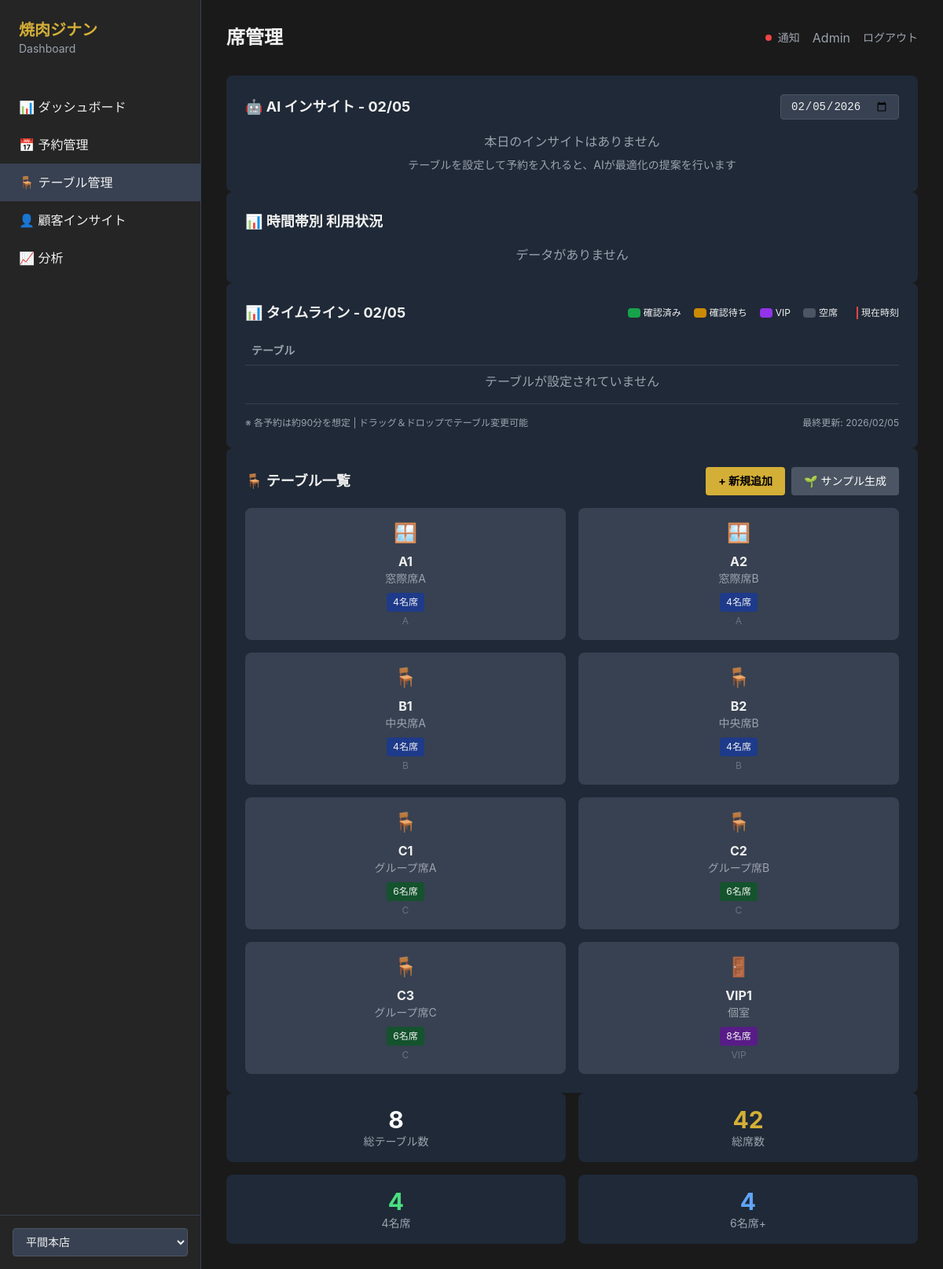
Before: /admin/tables with the older database file.
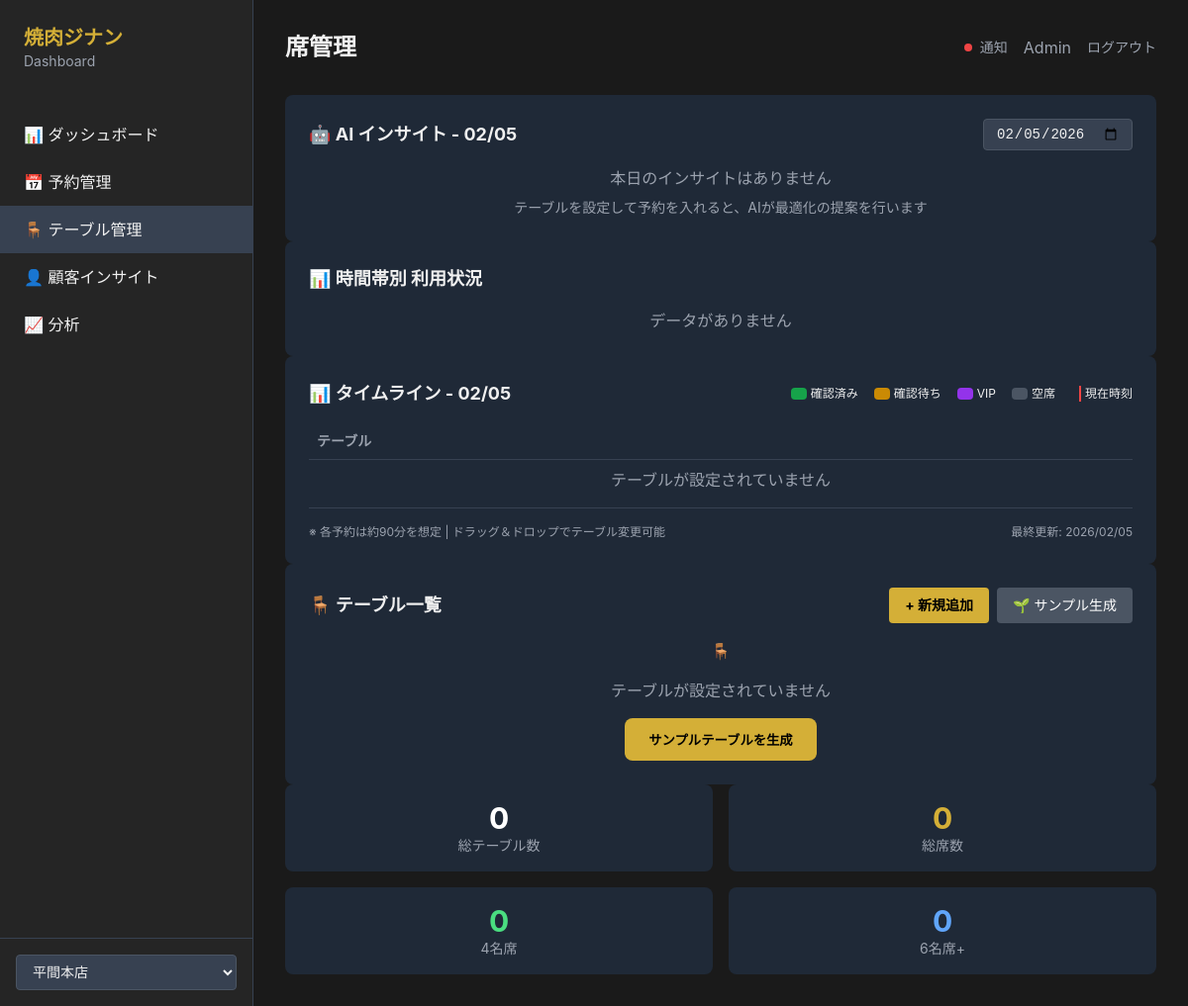
After: the same page with the newer database file.
### backend/app/models/table.py (models this page shows, shortened)
class Table(Base):
    __tablename__ = "tables"
    id = Column(String(36), primary_key=True, default=lambda: str(uuid.uuid4()))
    branch_code = Column(String(50), nullable=False, index=True)
    table_number = Column(String(10), nullable=False)  # "A1", "B2", "VIP1"
    name = Column(String(100))  # "窓際席", "個室A"
    min_capacity = Column(Integer, default=1)   # Tối thiểu 1 người
    max_capacity = Column(Integer, nullable=False)  # 4 hoặc 6 ghế
    table_type = Column(String(20), default=TableType.REGULAR.value)
    floor = Column(Integer, default=1)  # Tầng
    zone = Column(String(50))  # "A", "B", "VIP", "Window"
    has_window = Column(Boolean, default=False)      # Gần cửa sổ
    is_smoking = Column(Boolean, default=False)      # Khu hút thuốc
    is_wheelchair_accessible = Column(Boolean, default=True)
    has_baby_chair = Column(Boolean, default=False)  # Có ghế trẻ em
    status = Column(String(20), default=TableStatus.AVAILABLE.value)
    is_active = Column(Boolean, default=True)  # Bàn có hoạt động không
    priority = Column(Integer, default=0)  # Ưu tiên xếp khách (VIP = cao hơn)
    notes = Column(String(500))  # Ghi chú nội bộ
    created_at = Column(DateTime(timezone=True), server_default=func.now())
    updated_at = Column(DateTime(timezone=True), onupdate=func.now())

### backend/app/routers/dashboard.py (the view)
@router.get("/tables", response_class=HTMLResponse)
async def tables_management(
    request: Request,
    db: AsyncSession = Depends(get_db),
    branch_code: str = Query(default="jinan"),
    target_date: date = Query(default=None),
):
    from app.models.table import Table
    from app.services.table_optimization import TableOptimizationService
    if target_date is None:
        target_date = date.today()
    result = await db.execute(
        select(Table)
        .where(Table.branch_code == branch_code)
        .order_by(Table.zone, Table.table_number)
    )
    tables = result.scalars().all()
    tables_data = [
        {
            "id": t.id,
            "table_number": t.table_number,
            "name": t.name,
            "max_capacity": t.max_capacity,
            "table_type": t.table_type,
            "zone": t.zone,
            "status": t.status,
            "is_active": t.is_active,
            "features": {
                "has_window": t.has_window,
                "has_baby_chair": t.has_baby_chair,
            }
        }
        for t in tables
    ]
    insights = []
    slot_summaries = []
    gantt_data = {"tables": [], "time_slots": [], "unassigned_bookings": []}
    if tables:
        try:
            optimizer = TableOptimizationService(db, branch_code)
            insights_raw = await optimizer.generate_insights(target_date)
            insights = [
                {
                    "type": i.type,
                    "title": i.title,
                    "message": i.message,
                    "priority": i.priority,
                    "action": i.action,
                }
                for i in insights_raw
            ]
            summaries_raw = await optimizer.get_time_slot_summary(target_date)
            slot_summaries = [
                {
                    "time_slot": s.time_slot,
                    "total_tables": s.total_tables,
                    "available_tables": s.available_tables,
                    "utilization_rate": s.utilization_rate,
                }
                for s in summaries_raw
            ]
            gantt_data = await optimizer.get_gantt_data(target_date)
        except Exception as e:
            print(f"Error generating insights: {e}")
            import traceback
            traceback.print_exc()
    total_capacity = sum(t.max_capacity for t in tables)
    tables_4_seat = sum(1 for t in tables if t.max_capacity == 4)
    tables_6_seat = sum(1 for t in tables if t.max_capacity >= 6)
    return templates.TemplateResponse("dashboard/tables.html", {
        "request": request,
        "active": "tables",
        "tables": tables_data,
        "insights": insights,
        "slot_summaries": slot_summaries,
        "gantt_data": gantt_data,
        "target_date": target_date,
        "branch_code": branch_code,
        "total_tables": len(tables),
        "total_capacity": total_capacity,
        "tables_4_seat": tables_4_seat,
        "tables_6_seat": tables_6_seat,
    })

### backend/app/database.py (called while the page is built)
async def get_db():
    async with AsyncSessionLocal() as session:
        try:
            yield session
        finally:
            await session.close()

### dashboard/templates/dashboard/tables.html (shortened to what the changed rows need)
{% extends "base.html" %}
{% block header %}席管理{% endblock %}
{% block content %}
<div class="space-y-6">
    <div class="bg-gray-800 rounded-lg p-6">
        <div id="tables-container">
            {% if tables %}
            <div class="grid grid-cols-2 md:grid-cols-4 lg:grid-cols-6 gap-4">
                {% for table in tables %}
                <div class="bg-gray-700 rounded-lg p-4 text-center relative
                    {% if not table.is_active %}opacity-50{% endif %}"
                    hx-get="/admin/tables/{{ table.id }}"
                    hx-trigger="click"
                    hx-target="#table-detail-modal"
                    style="cursor: pointer;">
                    <div class="text-2xl mb-2">
                        {% if table.table_type == 'private' %}🚪
                        {% elif table.features.has_window %}🪟
                        {% else %}🪑{% endif %}
                    </div>
                    <div class="font-bold">{{ table.table_number }}</div>
                    <div class="text-sm text-gray-400">{{ table.name or '' }}</div>
                    <div class="text-xs mt-2 px-2 py-1 rounded inline-block
                        {% if table.max_capacity <= 4 %}bg-blue-900
                        {% elif table.max_capacity <= 6 %}bg-green-900
                        {% else %}bg-purple-900{% endif %}">
                        {{ table.max_capacity }}名席
                    </div>
                    <div class="text-xs text-gray-500 mt-1">{{ table.zone or 'ゾーン未設定' }}</div>
                </div>
                {% endfor %}
            </div>
            {% else %}
            <div class="text-center py-8">
                <div class="text-6xl mb-4">🪑</div>
                <p class="text-gray-400 mb-4">テーブルが設定されていません</p>
                <button hx-post="/admin/tables/seed?branch_code={{ branch_code }}"
                        hx-target="#tables-container"
                        hx-swap="innerHTML"
                        class="px-6 py-3 bg-gold text-black rounded-lg font-bold hover:bg-yellow-500">
                    サンプルテーブルを生成
                </button>
            </div>
            {% endif %}
        </div>
    </div>
    <div class="grid grid-cols-2 md:grid-cols-4 gap-4">
        <div class="bg-gray-800 rounded-lg p-4 text-center">
            <div class="text-3xl font-bold text-white">{{ total_tables }}</div>
            <div class="text-sm text-gray-400">総テーブル数</div>
        </div>
        <div class="bg-gray-800 rounded-lg p-4 text-center">
            <div class="text-3xl font-bold text-gold">{{ total_capacity }}</div>
            <div class="text-sm text-gray-400">総席数</div>
        </div>
        <div class="bg-gray-800 rounded-lg p-4 text-center">
            <div class="text-3xl font-bold text-green-400">{{ tables_4_seat }}</div>
            <div class="text-sm text-gray-400">4名席</div>
        </div>
        <div class="bg-gray-800 rounded-lg p-4 text-center">
            <div class="text-3xl font-bold text-blue-400">{{ tables_6_seat }}</div>
            <div class="text-sm text-gray-400">6名席+</div>
        </div>
    </div>
</div>
{% endblock %}

Changed rows visible on the page:
removed Table: table_number "A1", name "窓際席A", max_capacity "4", zone "A"
removed Table: table_number "A2", name "窓際席B", max_capacity "4", zone "A"
removed Table: table_number "B1", name "中央席A", max_capacity "4", zone "B"
removed Table: table_number "B2", name "中央席B", max_capacity "4", zone "B"
removed Table: table_number "C1", name "グループ席A", max_capacity "6", zone "C"
removed Table: table_number "C2", name "グループ席B", max_capacity "6", zone "C"
removed Table: table_number "C3", name "グループ席C", max_capacity "6", zone "C"
removed Table: table_number "VIP1", name "個室", max_capacity "8", zone "VIP"
Other visible differences:
{{ total_tables }}: "8" → "0"
{{ total_capacity }}: "42" → "0"
{{ tables_4_seat }}: "4" → "0"
{{ tables_6_seat }}: "4" → "0"
text now shown: "🪑 テーブルが設定されていません サンプルテーブルを生成"
